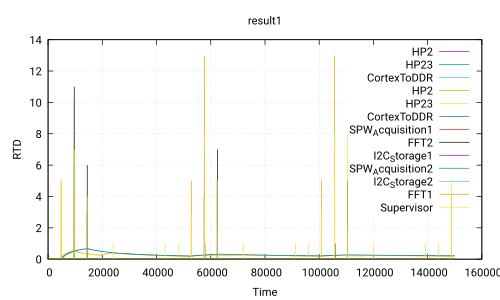

Write the gnuplot code that produced this figure.
 set title 'result1'
 set ylabel 'RTD'
 set xlabel 'Time'
 set grid
 set term pdf
 set output 'Use_case_DoubleCamera_newValues.ATIPPIC.executable200.0_50.0.pdf'
 plot 'Use_case_DoubleCamera_newValues.ATIPPIC.executable200.0_50.0.csv' using 1:2 with lines title 'HP2','Use_case_DoubleCamera_newValues.ATIPPIC.executable200.0_50.0.csv' using 1:3 with lines title 'HP23','Use_case_DoubleCamera_newValues.ATIPPIC.executable200.0_50.0.csv' using 1:4 with lines title 'CortexToDDR','Use_case_DoubleCamera_newValues.ATIPPIC.executable200.0_50.0.csv' using 1:5 with lines title 'HP2','Use_case_DoubleCamera_newValues.ATIPPIC.executable200.0_50.0.csv' using 1:6 with lines title 'HP23','Use_case_DoubleCamera_newValues.ATIPPIC.executable200.0_50.0.csv' using 1:7 with lines title 'CortexToDDR','Use_case_DoubleCamera_newValues.ATIPPIC.executable200.0_50.0.csv' using 1:8 with lines title 'SPW_Acquisition1','Use_case_DoubleCamera_newValues.ATIPPIC.executable200.0_50.0.csv' using 1:9 with lines title 'FFT2','Use_case_DoubleCamera_newValues.ATIPPIC.executable200.0_50.0.csv' using 1:10 with lines title 'I2C_Storage1','Use_case_DoubleCamera_newValues.ATIPPIC.executable200.0_50.0.csv' using 1:11 with lines title 'SPW_Acquisition2','Use_case_DoubleCamera_newValues.ATIPPIC.executable200.0_50.0.csv' using 1:12 with lines title 'I2C_Storage2','Use_case_DoubleCamera_newValues.ATIPPIC.executable200.0_50.0.csv' using 1:13 with lines title 'FFT1','Use_case_DoubleCamera_newValues.ATIPPIC.executable200.0_50.0.csv' using 1:14 with lines title 'Supervisor'
